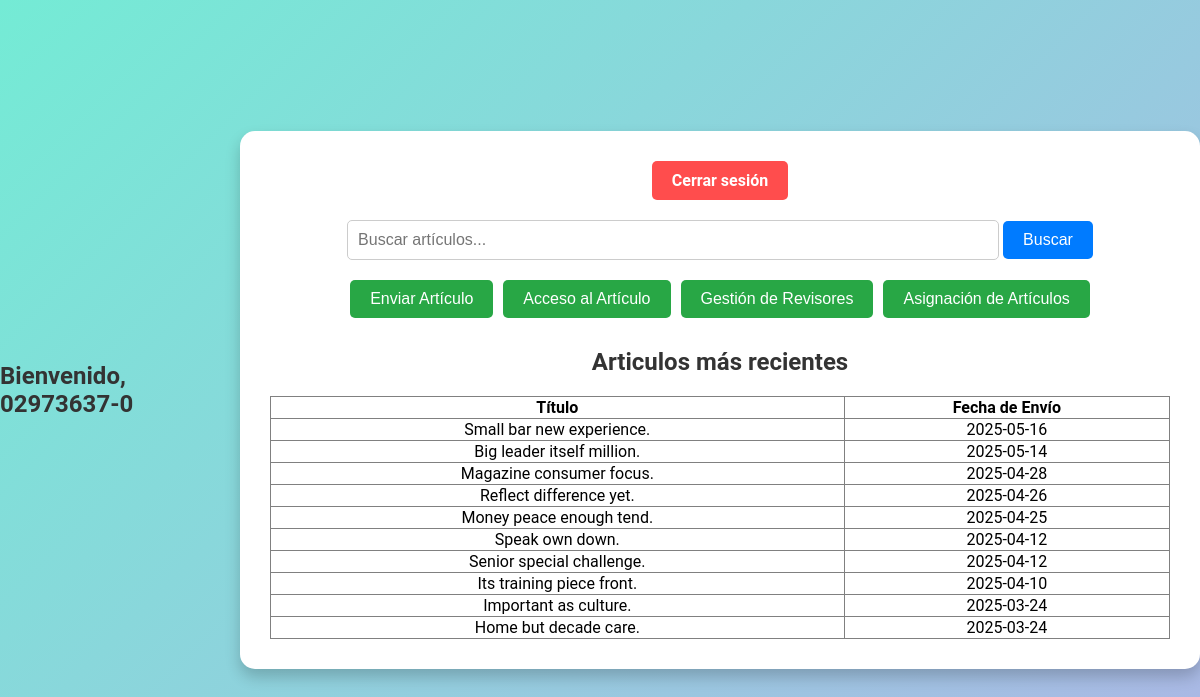
/php/dashboard.php (signed in), run on the app's committed database.
### tables this page shows
CREATE TABLE Articulo (
    id_articulo INT AUTO_INCREMENT PRIMARY KEY,
    titulo VARCHAR(128) NOT NULL,
    resumen VARCHAR(128) NOT NULL,
    fecha_envio DATE NOT NULL,
    rut_autor VARCHAR(10) NOT NULL,
    estado ENUM(
        'En revisión',
        'Aprobado',
        'Rechazado'
    ) NOT NULL,
    FOREIGN KEY (rut_autor) REFERENCES Autor (rut) ON DELETE CASCADE
);

### php/dashboard.php (the view, shortened to what this page needs)
<!DOCTYPE html>
<html lang="es">
<head>
    <link rel="stylesheet" href="../css/dashboard.css">
</head>
<body>
<?php
echo "<div class='welcome'>Bienvenido, " . $_SESSION['usuario'] . "</div>";
include('conexion.php');
$sql_ultimos = "SELECT id_articulo, titulo, fecha_envio FROM Articulo ORDER BY fecha_envio DESC LIMIT 10";
$stmt_ultimos = $pdo->query($sql_ultimos);
$ultimos_articulos = $stmt_ultimos->fetchAll();
?>
<div class="container">
    <a href="utilidades/logout.php" class="logout-btn">Cerrar sesión</a>
    <form action="buscar_articulos.php" method="GET" class="search-form">
        <input type="text" name="query" placeholder="Buscar artículos..." class="search-input">
        <button type="submit" class="search-btn">Buscar</button>
    </form>
    <div class="acciones">
        <button onclick="location.href='enviar_articulo.php'" class="action-btn">Enviar Artículo</button>
        <button onclick="location.href='acceso_articulo.php?id_articulo=1'" class="action-btn">Acceso al Artículo</button>
        <button onclick="location.href='gestionar_revisores.php'" class="action-btn">Gestión de Revisores</button>
        <button onclick="location.href='asignar_articulos.php'" class="action-btn">Asignación de Artículos</button>
    </div>
    <div class="ultimos-articulos" style="margin-top: 30px;">
        <h2>Articulos más recientes</h2>
        <table border="1" style="width:100%; border-collapse: collapse;">
            <tr>
                <th>Título</th>
                <th>Fecha de Envío</th>
            </tr>
            <?php foreach ($ultimos_articulos as $articulo): ?>
            <tr>
                <td><?php echo htmlspecialchars($articulo['titulo']); ?></td>
                <td><?php echo htmlspecialchars($articulo['fecha_envio']); ?></td>
            </tr>
            <?php endforeach; ?>
        </table>
    </div>
</div>
</body>
</html>

### css/dashboard.css (style rules this page uses)
body { font-family: 'Roboto', sans-serif; background: linear-gradient(135deg, #74ebd5, #acb6e5); margin: 0; padding: 0; display: flex; justify-content: center; align-items: center; height: 100vh; }
.container { background: #ffffff; border-radius: 15px; box-shadow: 0 8px 15px rgba(0, 0, 0, 0.2); padding: 30px; max-width: 900px; width: 100%; text-align: center; animation: fadeIn 1s ease-in-out; }
h1, h2 { color: #333; margin-bottom: 20px; font-weight: bold; }
.welcome { font-size: 24px; font-weight: bold; margin-bottom: 20px; color: #333; }
.logout-btn { display: inline-block; margin-bottom: 20px; padding: 10px 20px; background: #ff4d4d; color: #fff; text-decoration: none; border-radius: 5px; font-weight: bold; transition: background 0.3s; }
.search-form { margin-bottom: 20px; }
.search-input { padding: 10px; width: 70%; border: 1px solid #ccc; border-radius: 5px; font-size: 16px; }
.search-btn { padding: 10px 20px; background: #007BFF; color: #fff; border: none; border-radius: 5px; font-size: 16px; cursor: pointer; transition: background 0.3s; }
.acciones { display: flex; flex-wrap: wrap; justify-content: center; gap: 10px; }
.action-btn { padding: 10px 20px; background: #28a745; color: #fff; border: none; border-radius: 5px; font-size: 16px; cursor: pointer; transition: background 0.3s; }

### data on the page
articulo: titulo "Small bar new experience.", fecha_envio "2025-05-16"
articulo: titulo "Big leader itself million.", fecha_envio "2025-05-14"
articulo: titulo "Magazine consumer focus.", fecha_envio "2025-04-28"
articulo: titulo "Reflect difference yet.", fecha_envio "2025-04-26"
articulo: titulo "Money peace enough tend.", fecha_envio "2025-04-25"
articulo: titulo "Speak own down.", fecha_envio "2025-04-12"
articulo: titulo "Senior special challenge.", fecha_envio "2025-04-12"
articulo: titulo "Its training piece front.", fecha_envio "2025-04-10"
articulo: titulo "Important as culture.", fecha_envio "2025-03-24"
articulo: titulo "Home but decade care.", fecha_envio "2025-03-24"

### other printed values
$_SESSION['usuario'] "02973637-0"
